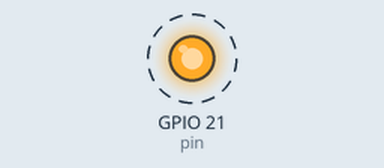
This program was run on a simulated Raspberry Pi (BCM pin numbers). Parts: output pins drawn as LEDs (lit = HIGH). Dashed ring = blinking. At 10.0 s the program stops and its outputs stay as they are.

Above: at 0.2 s.
Timing chart, 0 to 3.0 s (numbered marks = the images above):
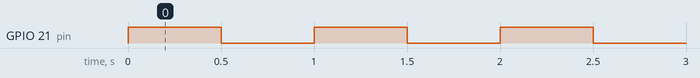

The program:

blink.py
```python
#! /usr/bin/python

# Flash LED on/off for 10 seconds

import RPi.GPIO as GPIO
from time import sleep

# pin to which LED is attached (in addition to ground)
pin = 21

# set which pin numbering system to use
#   BOARD = pin layout on board
#   BCM = pins layout on Broadcom chip
GPIO.setmode(GPIO.BCM)

# setup pin as input or output
GPIO.setup(pin, GPIO.OUT)

for i in range(10):
    # turn output pin on
    GPIO.output(pin, True)
    sleep(0.5)
    # turn output pin off
    GPIO.output(pin, False)
    sleep(0.5)

# reset the pin to its default state (this is important!)
GPIO.cleanup()
```

Measured:
- by itself, GPIO 21 (pin): alternates HIGH for 0.50 s and LOW for 0.50 s, 20 changes in all, then stays LOW
